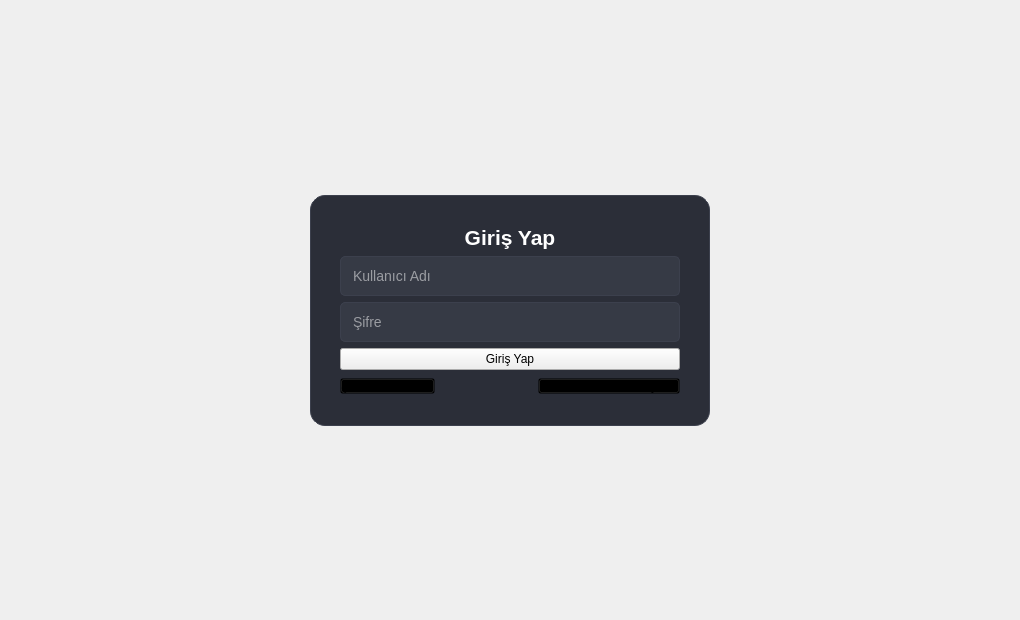
<?xml version="1.0" encoding="UTF-8"?>
<ui version="4.0">
 <class>GirisWidget</class>
 <widget class="QWidget" name="GirisWidget">
  <property name="geometry">
   <rect>
    <x>0</x>
    <y>0</y>
    <width>1020</width>
    <height>620</height>
   </rect>
  </property>
  <property name="windowTitle">
   <string>Form</string>
  </property>
  <layout class="QVBoxLayout" name="giris_yap_verticalLayout_ana">
   <item>
    <spacer name="verticalSpacer_ust">
     <property name="orientation">
      <enum>Qt::Orientation::Vertical</enum>
     </property>
     <property name="sizeHint" stdset="0">
      <size>
       <width>20</width>
       <height>40</height>
      </size>
     </property>
    </spacer>
   </item>
   <item alignment="Qt::AlignmentFlag::AlignHCenter">
    <widget class="QFrame" name="giris_yap_form_frame">
     <property name="minimumSize">
      <size>
       <width>400</width>
       <height>0</height>
      </size>
     </property>
     <property name="maximumSize">
      <size>
       <width>400</width>
       <height>16777215</height>
      </size>
     </property>
  <property name="styleSheet">
   <string notr="true">#giris_yap_form_frame {
    background-color: #2b2e38;
    border-radius: 15px;
    border: 1px solid #3c404d;
    padding: 20px;
}
QLabel {
    color: #ffffff;
    font-family: 'Segoe UI', sans-serif;
}
QLineEdit {
    background-color: #363a45;
    border: 1px solid #3c404d;
    border-radius: 5px;
    padding: 10px;
    color: white;
    font-size: 14px;
}
QLineEdit:focus {
    border: 1px solid #4facfe;
}</string>
  </property>
     <layout class="QVBoxLayout" name="verticalLayout_21">
      <item>
       <widget class="QLabel" name="giris_yap_baslik">
        <property name="text">
         <string>&lt;html&gt;&lt;head/&gt;&lt;body&gt;&lt;p align=&quot;center&quot;&gt;&lt;span style=&quot; font-size:16pt; font-weight:600;&quot;&gt;Giriş Yap&lt;/span&gt;&lt;/p&gt;&lt;/body&gt;&lt;/html&gt;</string>
        </property>
       </widget>
      </item>
      <item>
       <widget class="QLineEdit" name="kullanici_adi_input_sayfa">
        <property name="text">
         <string/>
        </property>
        <property name="placeholderText">
         <string>Kullanıcı Adı</string>
        </property>
       </widget>
      </item>
      <item>
       <widget class="QLineEdit" name="sifre_input_sayfa">
        <property name="echoMode">
         <enum>QLineEdit::EchoMode::Password</enum>
        </property>
        <property name="placeholderText">
         <string>Şifre</string>
        </property>
       </widget>
      </item>
      <item>
       <widget class="QPushButton" name="giris_yap_butonu_sayfa">
        <property name="text">
         <string>Giriş Yap</string>
        </property>
       </widget>
      </item>
      <item>
       <layout class="QHBoxLayout" name="horizontalLayout_11">
        <item>
         <widget class="QPushButton" name="sifre_unuttum_butonu_sayfa">
          <property name="styleSheet">
           <string notr="true">background-color: transparent; text-align: left; padding: 0;</string>
          </property>
          <property name="text">
           <string>Şifremi Unuttum?</string>
          </property>
         </widget>
        </item>
        <item>
         <spacer name="horizontalSpacer_4">
          <property name="orientation">
           <enum>Qt::Orientation::Horizontal</enum>
          </property>
          <property name="sizeHint" stdset="0">
           <size>
            <width>40</width>
            <height>20</height>
           </size>
          </property>
         </spacer>
        </item>
        <item>
         <widget class="QPushButton" name="kayit_ol_butonu_sayfa">
          <property name="styleSheet">
           <string notr="true">background-color: transparent; text-align: right; padding: 0;</string>
          </property>
          <property name="text">
           <string>Hesabın Yok mu? Kayıt Ol</string>
          </property>
         </widget>
        </item>
       </layout>
      </item>
     </layout>
    </widget>
   </item>
   <item>
    <spacer name="verticalSpacer_2">
     <property name="orientation">
      <enum>Qt::Orientation::Vertical</enum>
     </property>
     <property name="sizeHint" stdset="0">
      <size>
       <width>20</width>
       <height>40</height>
      </size>
     </property>
    </spacer>
   </item>
  </layout>
 </widget>
 <resources/>
 <connections/>
</ui>
